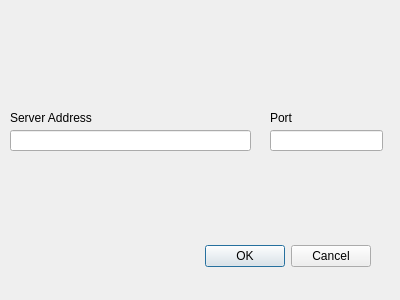
<?xml version="1.0" encoding="UTF-8"?>
<ui version="4.0">
 <class>ServerConfigDialog</class>
 <widget class="QDialog" name="ServerConfigDialog">
  <property name="geometry">
   <rect>
    <x>0</x>
    <y>0</y>
    <width>400</width>
    <height>300</height>
   </rect>
  </property>
  <property name="windowTitle">
   <string>Dialog</string>
  </property>
  <widget class="QDialogButtonBox" name="buttonBox">
   <property name="geometry">
    <rect>
     <x>30</x>
     <y>240</y>
     <width>341</width>
     <height>32</height>
    </rect>
   </property>
   <property name="orientation">
    <enum>Qt::Horizontal</enum>
   </property>
   <property name="standardButtons">
    <set>QDialogButtonBox::Cancel|QDialogButtonBox::Ok</set>
   </property>
  </widget>
  <widget class="QLineEdit" name="address">
   <property name="geometry">
    <rect>
     <x>10</x>
     <y>130</y>
     <width>241</width>
     <height>21</height>
    </rect>
   </property>
  </widget>
  <widget class="QLineEdit" name="port">
   <property name="geometry">
    <rect>
     <x>270</x>
     <y>130</y>
     <width>113</width>
     <height>21</height>
    </rect>
   </property>
  </widget>
  <widget class="QLabel" name="label">
   <property name="geometry">
    <rect>
     <x>10</x>
     <y>110</y>
     <width>141</width>
     <height>16</height>
    </rect>
   </property>
   <property name="text">
    <string>Server Address</string>
   </property>
  </widget>
  <widget class="QLabel" name="label_2">
   <property name="geometry">
    <rect>
     <x>270</x>
     <y>110</y>
     <width>58</width>
     <height>16</height>
    </rect>
   </property>
   <property name="text">
    <string>Port</string>
   </property>
  </widget>
 </widget>
 <resources/>
 <connections>
  <connection>
   <sender>buttonBox</sender>
   <signal>accepted()</signal>
   <receiver>ServerConfigDialog</receiver>
   <slot>accept()</slot>
   <hints>
    <hint type="sourcelabel">
     <x>248</x>
     <y>254</y>
    </hint>
    <hint type="destinationlabel">
     <x>157</x>
     <y>274</y>
    </hint>
   </hints>
  </connection>
  <connection>
   <sender>buttonBox</sender>
   <signal>rejected()</signal>
   <receiver>ServerConfigDialog</receiver>
   <slot>reject()</slot>
   <hints>
    <hint type="sourcelabel">
     <x>316</x>
     <y>260</y>
    </hint>
    <hint type="destinationlabel">
     <x>286</x>
     <y>274</y>
    </hint>
   </hints>
  </connection>
 </connections>
</ui>
